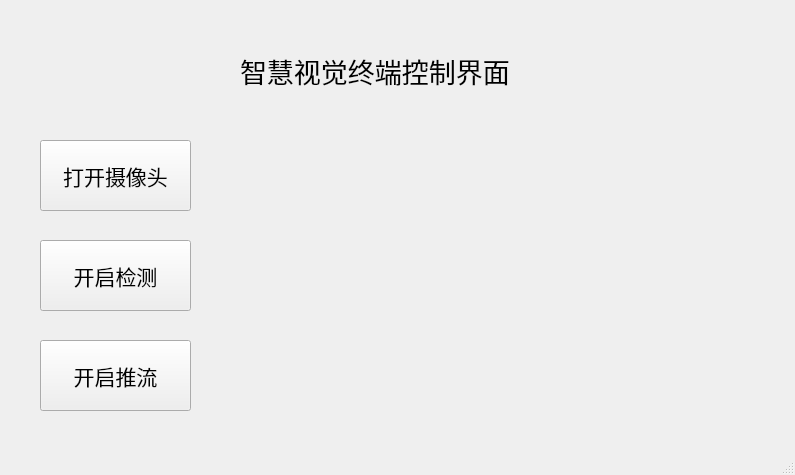
<?xml version="1.0" encoding="UTF-8"?>
<ui version="4.0">
 <class>MainWindow</class>
 <widget class="QMainWindow" name="MainWindow">
  <property name="geometry">
   <rect>
    <x>0</x>
    <y>0</y>
    <width>795</width>
    <height>475</height>
   </rect>
  </property>
  <property name="windowTitle">
   <string>MainWindow</string>
  </property>
  <widget class="QWidget" name="centralwidget">
   <widget class="QPushButton" name="pushButton">
    <property name="geometry">
     <rect>
      <x>40</x>
      <y>140</y>
      <width>151</width>
      <height>71</height>
     </rect>
    </property>
    <property name="font">
     <font>
      <family>DejaVu Sans Mono</family>
      <pointsize>16</pointsize>
      <weight>50</weight>
      <italic>false</italic>
      <bold>false</bold>
     </font>
    </property>
    <property name="text">
     <string>打开摄像头</string>
    </property>
   </widget>
   <widget class="QLabel" name="label">
    <property name="geometry">
     <rect>
      <x>240</x>
      <y>20</y>
      <width>281</width>
      <height>101</height>
     </rect>
    </property>
    <property name="font">
     <font>
      <pointsize>20</pointsize>
     </font>
    </property>
    <property name="text">
     <string>智慧视觉终端控制界面</string>
    </property>
   </widget>
   <widget class="QPushButton" name="pushButton_2">
    <property name="geometry">
     <rect>
      <x>40</x>
      <y>240</y>
      <width>151</width>
      <height>71</height>
     </rect>
    </property>
    <property name="font">
     <font>
      <family>DejaVu Sans Mono</family>
      <pointsize>16</pointsize>
      <weight>50</weight>
      <italic>false</italic>
      <bold>false</bold>
     </font>
    </property>
    <property name="text">
     <string>开启检测</string>
    </property>
   </widget>
   <widget class="QPushButton" name="pushButton_3">
    <property name="geometry">
     <rect>
      <x>40</x>
      <y>340</y>
      <width>151</width>
      <height>71</height>
     </rect>
    </property>
    <property name="font">
     <font>
      <family>DejaVu Sans Mono</family>
      <pointsize>16</pointsize>
      <weight>50</weight>
      <italic>false</italic>
      <bold>false</bold>
     </font>
    </property>
    <property name="text">
     <string>开启推流</string>
    </property>
   </widget>
  </widget>
  <widget class="QStatusBar" name="statusbar"/>
 </widget>
 <resources/>
 <connections/>
</ui>
